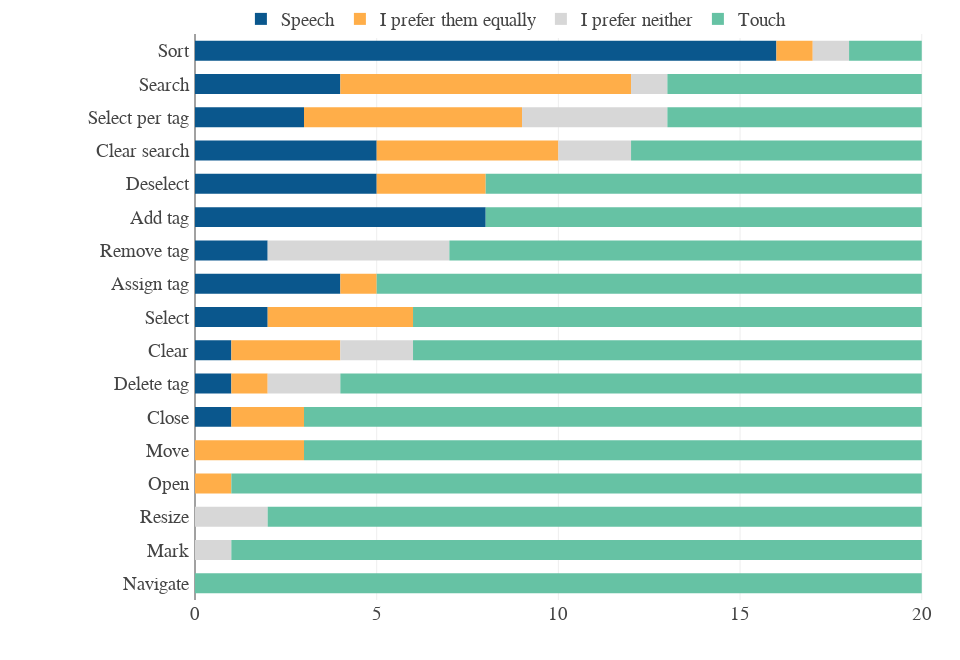

This figure's notebook cell:
### Code cell
fig3b = px.histogram(pf, y='task',
             height = 660,
             width = 960,
             color='preference',
             color_discrete_map={
                "Speech": "#0A578D",
                "Touch": "#66C2A4",
                "I prefer neither": "#D7D7D7",
                "I prefer them equally": "#FFAE49", 
             },
             template = 'none',
             category_orders=dict(preference=["Speech", "I prefer them equally", "I prefer neither", "Touch"])
            )

fig3b.update_yaxes(categoryorder='array', ticksuffix = " ",
                      categoryarray= ["Navigate", "Mark", "Resize", "Open","Move",
                                      "Close", "Delete tag", "Clear","Select", "Assign tag", "Remove tag", 
                                      "Add tag", "Deselect", "Clear search", "Select per tag", "Search", "Sort"],
                       tickfont=dict(family='Arial', size=fontsize_sub), title='')

fig3b.update_xaxes(tickfont=dict(family='Arial', size=fontsize_sub), title="")

fig3b.update_layout(title="", bargap=0.4,
    font_family="Arial", font_size=fontsize_sub,
    legend=dict(title='', x=0.06, y= 1.06, 
        font=dict(family="Arial", size = fontsize_sub),
        orientation = 'h'),
    margin=dict(l=195, r=0, b=60, t=15)
)

fig3b.write_image("fig3b-modality-preferences.pdf")
fig3b.show()

### Figure 1 — Plotly figure (JSON) as saved in the notebook; plotly's stock layout.template omitted (floating-point values rounded to 4 significant figures; data arrays with more than 128 entries replaced by an {"elided": "..."} marker saying what was removed)
{"data": [{"alignmentgroup": "True", "bingroup": "y", "hovertemplate": "preference=Speech<br>count=%{x}<br>task=%{y}<extra></extra>", "legendgroup": "Speech", "marker": {"color": "#0A578D", "pattern": {"shape": ""}}, "name": "Speech", "offsetgroup": "Speech", "orientation": "h", "showlegend": true, "type": "histogram", "xaxis": "x", "y": ["Search", "Clear search", "Add tag", "Sort", "Search", "Clear search", "Add tag", "Select", "Sort", "Sort", "Deselect", "Sort", "Add tag", "Deselect", "Sort", "Clear search", "Add tag", "Select per tag", "Remove tag", "Delete tag", "Select", "Sort", "Add tag", "Assign tag", "Close", "Deselect", "Sort", "Search", "Add tag", "Select per tag", "Deselect", "Sort", "Assign tag", "Sort", "Sort", "Sort", "Assign tag", "Sort", "Clear", "Search", "Clear search", "Add tag", "Assign tag", "Remove tag", "Sort", "Clear search", "Add tag", "Select per tag", "Deselect", "Sort", "Sort", "Sort"], "yaxis": "y"}, {"alignmentgroup": "True", "bingroup": "y", "hovertemplate": "preference=I prefer them equally<br>count=%{x}<br>task=%{y}<extra></extra>", "legendgroup": "I prefer them equally", "marker": {"color": "#FFAE49", "pattern": {"shape": ""}}, "name": "I prefer them equally", "offsetgroup": "I prefer them equally", "orientation": "h", "showlegend": true, "type": "histogram", "xaxis": "x", "y": ["Close", "Sort", "Move", "Search", "Select per tag", "Deselect", "Clear", "Clear search", "Assign tag", "Select per tag", "Delete tag", "Clear", "Search", "Select per tag", "Search", "Clear search", "Select", "Search", "Search", "Select per tag", "Select", "Clear", "Clear search", "Search", "Open", "Close", "Move", "Search", "Clear search", "Move", "Select", "Deselect", "Select per tag", "Select", "Deselect", "Search", "Clear search", "Select per tag"], "yaxis": "y"}, {"alignmentgroup": "True", "bingroup": "y", "hovertemplate": "preference=I prefer neither<br>count=%{x}<br>task=%{y}<extra></extra>", "legendgroup": "I prefer neither", "marker": {"color": "#D7D7D7", "pattern": {"shape": ""}}, "name": "I prefer neither", "offsetgroup": "I prefer neither", "orientation": "h", "showlegend": true, "type": "histogram", "xaxis": "x", "y": ["Mark", "Clear", "Remove tag", "Select per tag", "Remove tag", "Delete tag", "Clear search", "Resize", "Select per tag", "Remove tag", "Clear", "Resize", "Remove tag", "Delete tag", "Select per tag", "Remove tag", "Sort", "Search", "Clear search", "Select per tag"], "yaxis": "y"}, {"alignmentgroup": "True", "bingroup": "y", "hovertemplate": "preference=Touch<br>count=%{x}<br>task=%{y}<extra></extra>", "legendgroup": "Touch", "marker": {"color": "#66C2A4", "pattern": {"shape": ""}}, "name": "Touch", "offsetgroup": "Touch", "orientation": "h", "showlegend": true, "type": "histogram", "xaxis": "x", "y": {"elided": "230 str values"}, "yaxis": "y"}], "layout": {"bargap": 0.4, "barmode": "relative", "font": {"family": "Arial", "size": 19}, "height": 660, "legend": {"font": {"family": "Arial", "size": 19}, "orientation": "h", "title": {"text": ""}, "tracegroupgap": 0, "x": 0.06, "y": 1.06}, "margin": {"b": 60, "l": 195, "r": 0, "t": 15}, "title": {"text": ""}, "width": 960, "xaxis": {"anchor": "y", "autorange": true, "domain": [0, 1], "range": [0, 21.05], "tickfont": {"family": "Arial", "size": 19}, "title": {"text": ""}}, "yaxis": {"anchor": "x", "autorange": true, "categoryarray": ["Navigate", "Mark", "Resize", "Open", "Move", "Close", "Delete tag", "Clear", "Select", "Assign tag", "Remove tag", "Add tag", "Deselect", "Clear search", "Select per tag", "Search", "Sort"], "categoryorder": "array", "domain": [0, 1], "range": [-0.5, 16.5], "tickfont": {"family": "Arial", "size": 19}, "ticksuffix": " ", "title": {"text": ""}, "type": "category"}}}
